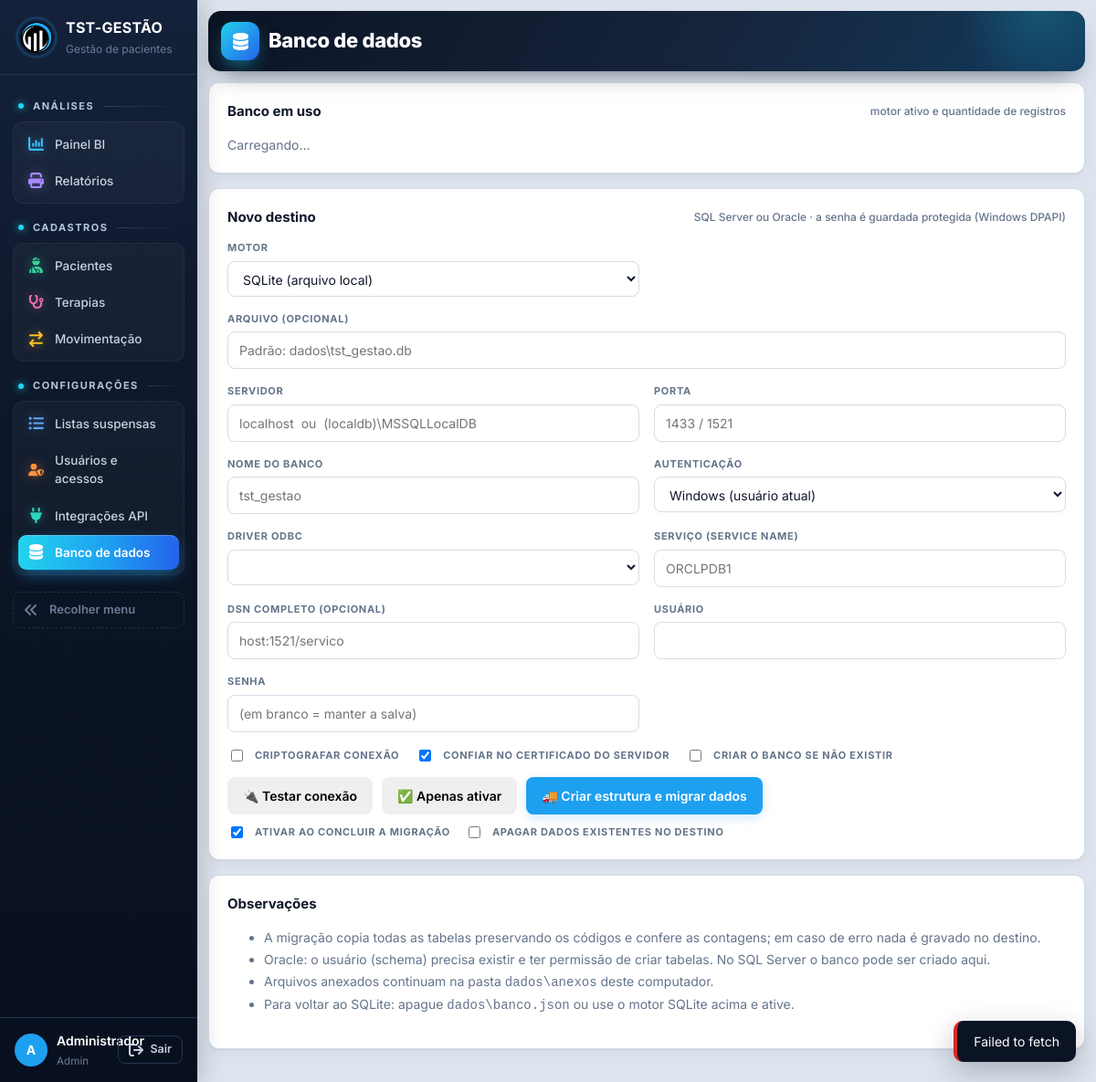
Page /banco (signed in) on the committed database.
### tables this page shows
CREATE TABLE usuarios (
    id INTEGER PRIMARY KEY AUTOINCREMENT,
    usuario TEXT NOT NULL UNIQUE COLLATE NOCASE,
    nome TEXT NOT NULL,
    senha_hash TEXT NOT NULL,
    nivel TEXT NOT NULL DEFAULT 'consulta',
    ativo INTEGER NOT NULL DEFAULT 1,
    trocar_senha INTEGER NOT NULL DEFAULT 0
);

### tst_gestao/app.py (the view)
    @app.route("/banco")
    @exige("admin")
    def pagina_banco():
        return render_template("banco.html", ativa="banco", motores=banco.MOTORES)

### tst_gestao/banco.py (called while the page is built, shortened)
def cfg_padrao() -> dict:
    return {"motor": "sqlite"}

def ler_config() -> dict:
    env = os.environ.get("TST_DB_MOTOR")
    if env == "sqlite":
        return cfg_padrao()
    try:
        mtime = CONFIG_PATH.stat().st_mtime_ns
    except OSError:
        return cfg_padrao()

def abrir(cfg: dict | None = None, *, banco_mestre: bool = False) -> Conexao:
    cfg = cfg or ler_config()
    motor = cfg.get("motor", "sqlite")
    if motor == "sqlite":
        arquivo = Path(cfg.get("arquivo") or DB_PATH)
        arquivo.parent.mkdir(parents=True, exist_ok=True)
        raw = sqlite3.connect(arquivo, timeout=15)
        raw.row_factory = sqlite3.Row
        raw.execute("PRAGMA foreign_keys = ON")
        return Conexao(raw, "sqlite")

def conectar() -> Conexao:
    return abrir(ler_config())

    def execute(self, sql: str, params=()):
        if self.motor == "sqlite":
            return self.raw.execute(sql, params)
        return Cursor(self).executar(sql, params)

    def commit(self):
        self.raw.commit()

    def close(self):
        try:
            self.raw.close()
        except Exception:
            pass

    def __enter__(self):
        return self

    def __exit__(self, tipo, valor, tb):
        try:
            self.rollback() if tipo else self.commit()
        finally:
            self.close()
        return False

### tst_gestao/db.py (called while the page is built)
def connect() -> Conexao:
    return conectar()

### tst_gestao/templates/banco.html (shortened to what this page needs)
{% extends "base.html" %}
{% block cabecalho %}Banco de dados{% endblock %}
{% block conteudo %}
<div class="card">
  <h3>Banco em uso <small>motor ativo e quantidade de registros</small></h3>
  <div id="atual" class="muted">Carregando…</div>
</div>
<div class="card">
  <h3>Novo destino <small>SQL Server ou Oracle · a senha é guardada protegida (Windows DPAPI)</small></h3>
  <form id="f-banco" class="form-grid" autocomplete="off">
    <label>Motor
      <select id="b-motor">{% for k, v in motores.items() %}<option value="{{ k }}">{{ v }}</option>{% endfor %}</select>
    </label>
    <label class="g-sqlite span2">Arquivo (opcional)<input id="b-arquivo" placeholder="Padrão: dados\tst_gestao.db"></label>
    <label class="g-rede">Servidor<input id="b-servidor" placeholder="localhost  ou  (localdb)\MSSQLLocalDB"></label>
    <label class="g-rede">Porta<input id="b-porta" placeholder="1433 / 1521"></label>
    <label class="g-ss">Nome do banco<input id="b-banco" placeholder="tst_gestao"></label>
    <label class="g-ss">Autenticação
      <select id="b-auth"><option value="windows">Windows (usuário atual)</option><option value="sql">Usuário e senha do SQL Server</option></select>
    </label>
    <label class="g-ss">Driver ODBC<select id="b-driver"></select></label>
    <label class="g-or">Serviço (service name)<input id="b-servico" placeholder="ORCLPDB1"></label>
    <label class="g-or">DSN completo (opcional)<input id="b-dsn" placeholder="host:1521/servico"></label>
    <label class="g-cred">Usuário<input id="b-usuario"></label>
    <label class="g-cred">Senha<input id="b-senha" type="password" placeholder="(em branco = manter a salva)"></label>
    <div class="g-ss span2 row">
      <label class="inline"><input type="checkbox" id="b-cript" style="width:auto"> Criptografar conexão</label>
      <label class="inline"><input type="checkbox" id="b-confiar" checked style="width:auto"> Confiar no certificado do servidor</label>
      <label class="inline"><input type="checkbox" id="b-criar" style="width:auto"> Criar o banco se não existir</label>
    </div>
  </form>
  <div class="row" style="margin-top:14px;flex-wrap:wrap;gap:10px">
    <button class="btn" id="bt-testar" type="button">🔌 Testar conexão</button>
    <button class="btn" id="bt-ativar" type="button">✅ Apenas ativar</button>
    <button class="btn primary" id="bt-migrar" type="button">🚚 Criar estrutura e migrar dados</button>
  </div>
  <div class="row" style="margin-top:10px;flex-wrap:wrap;gap:16px">
    <label class="inline"><input type="checkbox" id="b-ativar-fim" checked style="width:auto"> Ativar ao concluir a migração</label>
    <label class="inline"><input type="checkbox" id="b-apagar" style="width:auto"> Apagar dados existentes no destino</label>
  </div>
</div>
<div class="card">
  <h3>Observações</h3>
  <ul class="muted" style="line-height:1.7">
    <li>A migração copia todas as tabelas preservando os códigos e confere as contagens; em caso de erro nada é gravado no destino.</li>
    <li>Oracle: o usuário (schema) precisa existir e ter permissão de criar tabelas. No SQL Server o banco pode ser criado aqui.</li>
    <li>Arquivos anexados continuam na pasta <code>dados\anexos</code> deste computador.</li>
    <li>Para voltar ao SQLite: apague <code>dados\banco.json</code> ou use o motor SQLite acima e ative.</li>
  </ul>
</div>
{% endblock %}

### tst_gestao/templates/base.html (shortened to what this page needs)
<!doctype html>
<html lang="pt-BR">
<head>
<link rel="stylesheet" href="{{ url_for('static', filename='app.css') }}">
</head>
<body>
{% set COR_IC = {'bi': '#38bdf8', 'relatorios': '#a78bfa', 'pacientes': '#34d399', 'terapias': '#f472b6', 'movimentacao': '#fbbf24', 'listas': '#60a5fa', 'usuarios': '#fb923c', 'integracoes': '#2dd4bf', 'banco': '#c084fc'} %}
{% macro item(rota, chave, icone, texto) %}<a href="{{ rota }}" class="{{ 'on' if ativa == chave }}" data-tip="{{ texto }}" style="--ic:{{ COR_IC.get(icone, '#94a3b8') }}"><svg class="ic"><use href="#i-{{ icone }}"/></svg><span class="tx">{{ texto }}</span></a>{% endmacro %}
{% set grupo = {'dashboard': 'Análises', 'relatorios': 'Análises', 'pacientes': 'Cadastros', 'terapias': 'Cadastros', 'movimentacao': 'Cadastros',
  'listas': 'Configurações', 'usuarios': 'Configurações', 'integracoes': 'Configurações', 'banco': 'Configurações', 'perfil': 'Minha conta'} %}
<aside class="sidebar">
  <div class="brand"><img src="{{ url_for('static', filename='logo.png') }}" alt="TST"><div class="tx"><strong>TST-GESTÃO</strong><small>Gestão de pacientes</small></div></div>
  <nav>
    <span class="nav-sec">Análises</span>
    <div class="nav-grupo">
    {{ item(url_for('index'), 'dashboard', 'bi', 'Painel BI') }}
    {{ item(url_for('relatorios'), 'relatorios', 'relatorios', 'Relatórios') }}
    </div>
    <span class="nav-sec">Cadastros</span>
    <div class="nav-grupo">
    {{ item(url_for('cadastro', ent='pacientes'), 'pacientes', 'pacientes', 'Pacientes') }}
    {{ item(url_for('cadastro', ent='terapias'), 'terapias', 'terapias', 'Terapias') }}
    {{ item(url_for('cadastro', ent='movimentacao'), 'movimentacao', 'movimentacao', 'Movimentação') }}
    </div>
    {% if nivel >= 3 %}<span class="nav-sec">Configurações</span>
    <div class="nav-grupo">
    {{ item(url_for('listas'), 'listas', 'listas', 'Listas suspensas') }}
    {% if nivel >= 4 %}{{ item(url_for('usuarios'), 'usuarios', 'usuarios', 'Usuários e acessos') }}
    {{ item(url_for('integracoes'), 'integracoes', 'integracoes', 'Integrações API') }}
    {{ item(url_for('pagina_banco'), 'banco', 'banco', 'Banco de dados') }}{% endif %}
    </div>{% endif %}
    <button type="button" class="recolher" id="btn-recolher" data-tip="Expandir menu"><svg class="ic"><use href="#i-recolher"/></svg><span class="tx">Recolher menu</span></button>
  </nav>
  <div class="userbox">
    <a href="{{ url_for('perfil') }}" class="{{ 'on' if ativa == 'perfil' }}" title="Meu perfil"><span class="avatar">{{ usuario['nome'][:1]|upper }}</span><span class="tx"><b>{{ usuario['nome'] }}</b><small>{{ usuario['nivel']|capitalize }}</small></span></a>
    <form method="post" action="{{ url_for('logout') }}"><input type="hidden" name="csrf_token" value="{{ csrf_token }}"><button class="btn ghost sm" type="submit" title="Sair do sistema"><svg class="ic"><use href="#i-sair"/></svg><span class="tx">Sair</span></button></form>
  </div>
</aside>
<main class="content">
  {% set ic_pag = {'dashboard': 'bi', 'perfil': 'perfil'}.get(ativa, ativa) %}
  {% block topo %}<header class="bi-topo topo-pag"><div class="bt-tit"><i class="bt-ic"><svg class="ic"><use href="#i-{{ ic_pag or 'bi' }}"/></svg></i><h1>{% block cabecalho %}{% endblock %}</h1></div></header>{% endblock %}
  {% block conteudo %}{% endblock %}
</main>
<div id="toast"></div>
</body>
</html>

### rows in the picture
usuarios: nome "A", nome "Administrador", nivel "Admin"

### other values in the picture
{{ texto }} "Painel BI Relatórios Pacientes Terapias Movimentação Listas suspensas Usuários e acessos Integrações API Banco de dados"
form field value "SQLite (arquivo local)"
